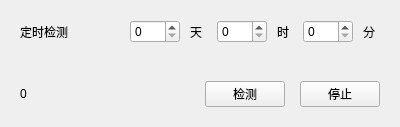
<?xml version="1.0" encoding="UTF-8"?>
<ui version="4.0">
 <class>Form</class>
 <widget class="QWidget" name="Form">
  <property name="geometry">
   <rect>
    <x>0</x>
    <y>0</y>
    <width>400</width>
    <height>117</height>
   </rect>
  </property>
  <property name="windowTitle">
   <string>定时检测</string>
  </property>
  <property name="windowIcon">
   <iconset resource="image.qrc">
    <normaloff>:/newPrefix/check.ico</normaloff>:/newPrefix/check.ico</iconset>
  </property>
  <layout class="QVBoxLayout" name="verticalLayout">
   <property name="spacing">
    <number>20</number>
   </property>
   <item>
    <widget class="QWidget" name="widget" native="true">
     <layout class="QHBoxLayout" name="horizontalLayout">
      <property name="spacing">
       <number>10</number>
      </property>
      <item>
       <widget class="QLabel" name="label">
        <property name="minimumSize">
         <size>
          <width>100</width>
          <height>0</height>
         </size>
        </property>
        <property name="text">
         <string>定时检测</string>
        </property>
       </widget>
      </item>
      <item>
       <widget class="QSpinBox" name="spinBox">
        <property name="minimumSize">
         <size>
          <width>50</width>
          <height>0</height>
         </size>
        </property>
        <property name="maximumSize">
         <size>
          <width>50</width>
          <height>16777215</height>
         </size>
        </property>
       </widget>
      </item>
      <item>
       <widget class="QLabel" name="label_2">
        <property name="text">
         <string>天</string>
        </property>
       </widget>
      </item>
      <item>
       <widget class="QSpinBox" name="spinBox_2">
        <property name="minimumSize">
         <size>
          <width>50</width>
          <height>0</height>
         </size>
        </property>
        <property name="maximumSize">
         <size>
          <width>50</width>
          <height>16777215</height>
         </size>
        </property>
       </widget>
      </item>
      <item>
       <widget class="QLabel" name="label_3">
        <property name="text">
         <string>时</string>
        </property>
       </widget>
      </item>
      <item>
       <widget class="QSpinBox" name="spinBox_3">
        <property name="minimumSize">
         <size>
          <width>50</width>
          <height>0</height>
         </size>
        </property>
       </widget>
      </item>
      <item>
       <widget class="QLabel" name="label_4">
        <property name="text">
         <string>分</string>
        </property>
       </widget>
      </item>
     </layout>
    </widget>
   </item>
   <item>
    <widget class="QWidget" name="widget_2" native="true">
     <layout class="QHBoxLayout" name="horizontalLayout_2">
      <property name="spacing">
       <number>15</number>
      </property>
      <item>
       <widget class="QLabel" name="label_5">
        <property name="text">
         <string>0</string>
        </property>
       </widget>
      </item>
      <item>
       <widget class="QPushButton" name="pushButton_run">
        <property name="minimumSize">
         <size>
          <width>80</width>
          <height>0</height>
         </size>
        </property>
        <property name="maximumSize">
         <size>
          <width>80</width>
          <height>16777215</height>
         </size>
        </property>
        <property name="text">
         <string>检测</string>
        </property>
       </widget>
      </item>
      <item>
       <widget class="QPushButton" name="pushButton_stop">
        <property name="minimumSize">
         <size>
          <width>80</width>
          <height>0</height>
         </size>
        </property>
        <property name="maximumSize">
         <size>
          <width>80</width>
          <height>16777215</height>
         </size>
        </property>
        <property name="text">
         <string>停止</string>
        </property>
       </widget>
      </item>
     </layout>
    </widget>
   </item>
  </layout>
 </widget>
 <resources>
  <include location="image.qrc"/>
 </resources>
 <connections/>
</ui>
